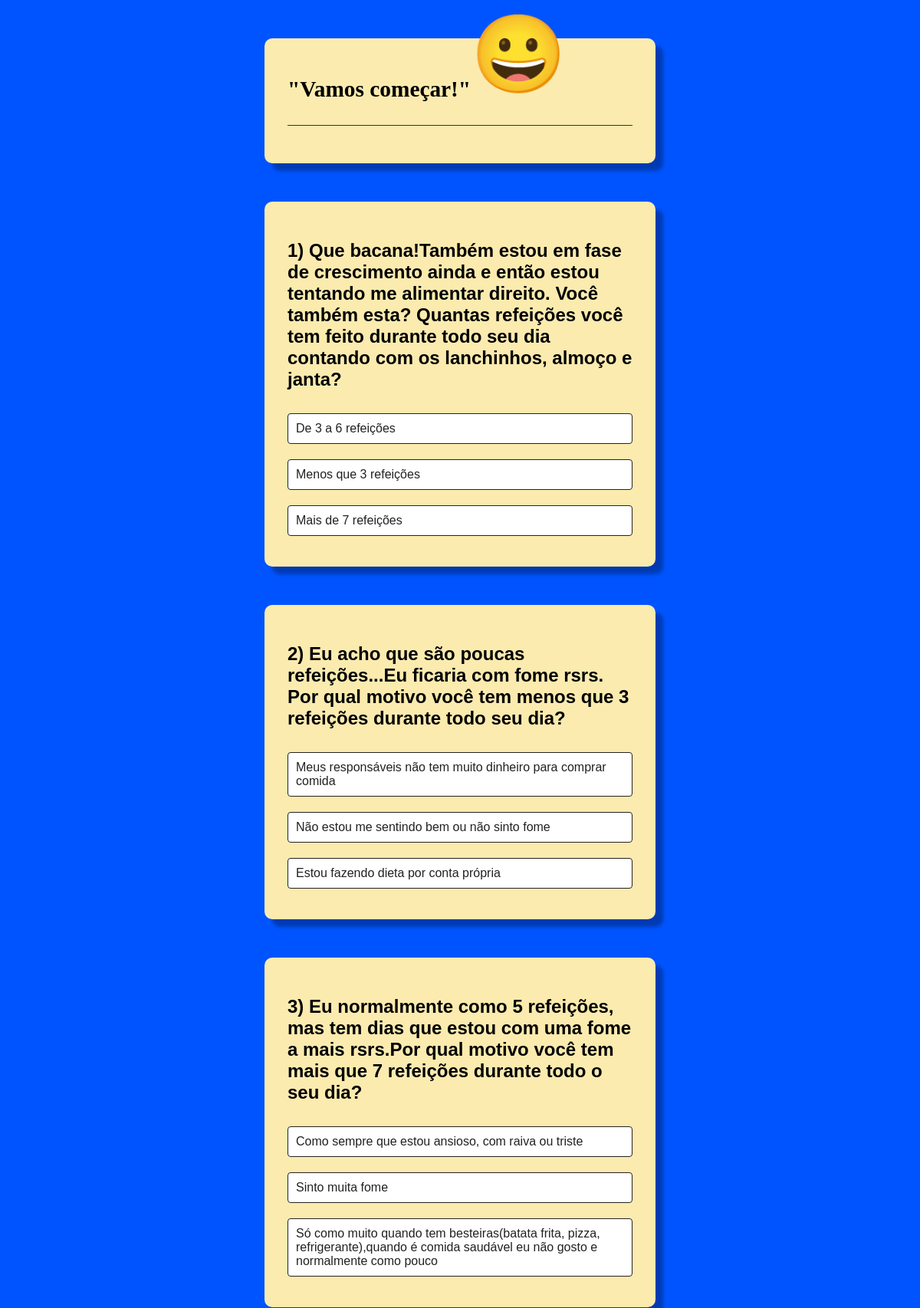
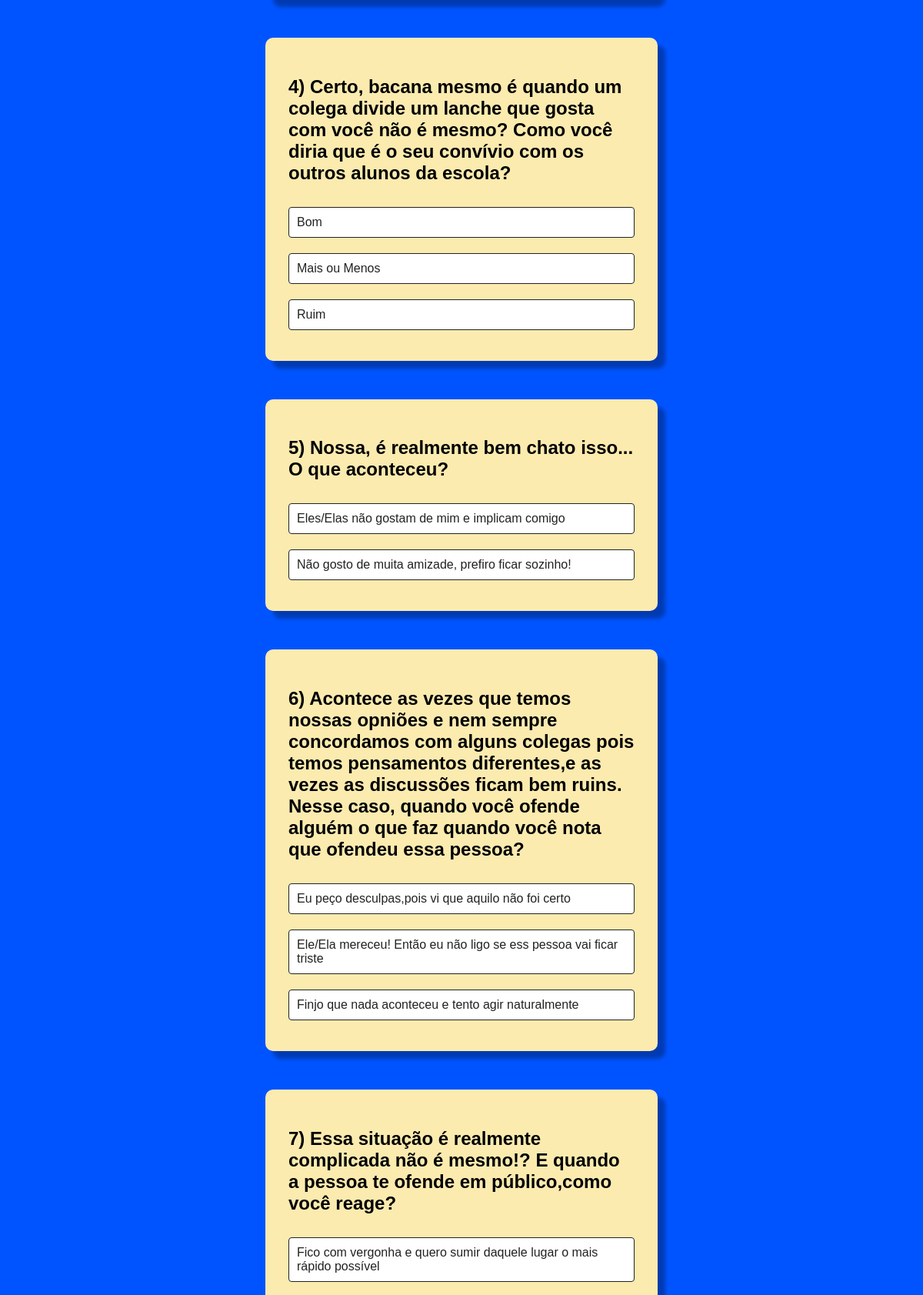
The page /php/quiz.php (upper part) on the database its author committed (2 pictures, top to bottom).
### tables this page shows
CREATE TABLE `pergunta` (
  `idPergunta` int(11) NOT NULL,
  `dscEnuncPergunta` varchar(1000) DEFAULT NULL
);

CREATE TABLE `resposta` (
  `idResposta` int(11) NOT NULL,
  `dscEnuncResposta` varchar(1000) DEFAULT NULL,
  `idPergunta` int(11) NOT NULL
);

### php/quiz.php (the view, shortened to what this page needs)
<?php
require("dbconnect.php");
?>
<!DOCTYPE html>
<HTML lang="pt-br">
<head>
	<link rel="stylesheet" type="text/css" href="../css/quiz.css">
</head>
<body>
	<form action="quiz.php" method="POST" style="padding-bottom: 1px;">
		<div class="quiz">
			<h1>"Vamos começar!"<span style='font-size:100px;'>&#128512;</span></h1>
		</div>
		<div id="divpergunta1" style="display: block">
			<?php
			$sqlPergunta = "SELECT * FROM pergunta";
			$resultadoPergunta = $connect->prepare($sqlPergunta);
			$resultadoPergunta->execute();
			if ($resultadoPergunta and $resultadoPergunta->rowCount() > 0) {
				while ($rowPergunta = $resultadoPergunta->fetch(PDO::FETCH_ASSOC)) {
					extract($rowPergunta);
					echo "<div class='quiz'>";
					echo "<h2> $idPergunta)  $dscEnuncPergunta </h2>";
					$sqlResposta = "SELECT * FROM resposta WHERE idPergunta = $idPergunta";
					$resultadoResposta = $connect->prepare($sqlResposta);
					$resultadoResposta->execute();
					if ($resultadoResposta) {
						while ($rowResposta = $resultadoResposta->fetch(PDO::FETCH_ASSOC)) {
							extract($rowResposta);
							echo "<label class='resposta' for='resposta_$idResposta'> $dscEnuncResposta</label>";
						}
					} else {
						echo "Nenhuma resposta encontrada.";
					}
					echo "</div>";
				}
			} else {
				echo "Nenhuma pergunta encontrada.";
			}
			?>
		</div>
	</form>
</body>
</HTML>

### css/quiz.css (style rules this page uses)
html, body { height:100%; }
body { margin: 0px; padding: 0px; font-family: "Arial"; background-color: #0054ff; }
span { position: absolute; top:12px; }
h1 { font-size: 22pt; font-family: "Cursive"; }
.resposta { background: #fff; color: #222; font-weight: 500; width: 95%; border: 1px solid #222; padding: 10px; margin: 10px 30px 10px 0px; text-align: left; border-radius: 4px; cursor: pointer; transition: background-color 0.3s; }
.quiz { background: #fbebaf; display: flex; flex-direction: column; max-width: 450px; margin: 50px auto 50px; border-radius: 10px; padding: 30px; box-shadow: 10px 10px 5px rgba(0, 0, 0, 0.30); }
.quiz h1 { border-bottom:1px solid #333; padding-bottom: 30px; }

### rows shown on the page
pergunta: idPergunta "1", dscEnuncPergunta "Que bacana!Também estou em fase de crescimento ainda e então estou tentando me alimentar direito. Você também esta? Quantas refeições você tem feito durante todo seu dia contando com os lanchinhos, almoço e janta?"
resposta: dscEnuncResposta "De 3 a 6 refeições"
resposta: dscEnuncResposta "Menos que 3 refeições"
resposta: dscEnuncResposta "Mais de 7 refeições"
pergunta: idPergunta "2", dscEnuncPergunta "Eu acho que são poucas refeições...Eu ficaria com fome rsrs. Por qual motivo você tem menos que 3 refeições durante todo seu dia?"
resposta: dscEnuncResposta "Meus responsáveis não tem muito dinheiro para comprar comida"
resposta: dscEnuncResposta "Não estou me sentindo bem ou não sinto fome"
resposta: dscEnuncResposta "Estou fazendo dieta por conta própria"
pergunta: idPergunta "3", dscEnuncPergunta "Eu normalmente como 5 refeições, mas tem dias que estou com uma fome a mais rsrs.Por qual motivo você tem mais que 7 refeições durante todo o seu dia?"
resposta: dscEnuncResposta "Como sempre que estou ansioso, com raiva ou triste"
resposta: dscEnuncResposta "Sinto muita fome"
resposta: dscEnuncResposta "Só como muito quando tem besteiras(batata frita, pizza, refrigerante),quando é comida saudável eu não gosto e normalmente como pouco"
pergunta: idPergunta "4", dscEnuncPergunta "Certo, bacana mesmo é quando um colega divide um lanche que gosta com você não é mesmo? Como você diria que é o seu convívio com os outros alunos da escola?"
resposta: dscEnuncResposta "Bom"
resposta: dscEnuncResposta "Mais ou Menos"
resposta: dscEnuncResposta "Ruim"
pergunta: idPergunta "5", dscEnuncPergunta "Nossa, é realmente bem chato isso... O que aconteceu?"
resposta: dscEnuncResposta "Eles/Elas não gostam de mim e implicam comigo"
resposta: dscEnuncResposta "Não gosto de muita amizade, prefiro ficar sozinho!"
pergunta: idPergunta "6", dscEnuncPergunta "Acontece as vezes que temos nossas opniões e nem sempre concordamos com alguns colegas pois temos pensamentos diferentes,e as vezes as discussões ficam bem ruins. Nesse caso, quando você ofende alguém o que faz quando você nota que ofendeu essa pessoa?"
resposta: dscEnuncResposta "Eu peço desculpas,pois vi que aquilo não foi certo"
resposta: dscEnuncResposta "Ele/Ela mereceu! Então eu não ligo se ess pessoa vai ficar triste"
resposta: dscEnuncResposta "Finjo que nada aconteceu e tento agir naturalmente"
pergunta: idPergunta "7", dscEnuncPergunta "Essa situação é realmente complicada não é mesmo!? E quando a pessoa te ofende em público,como você reage?"
resposta: dscEnuncResposta "Fico com vergonha e quero sumir daquele lugar o mais rápido possível"
